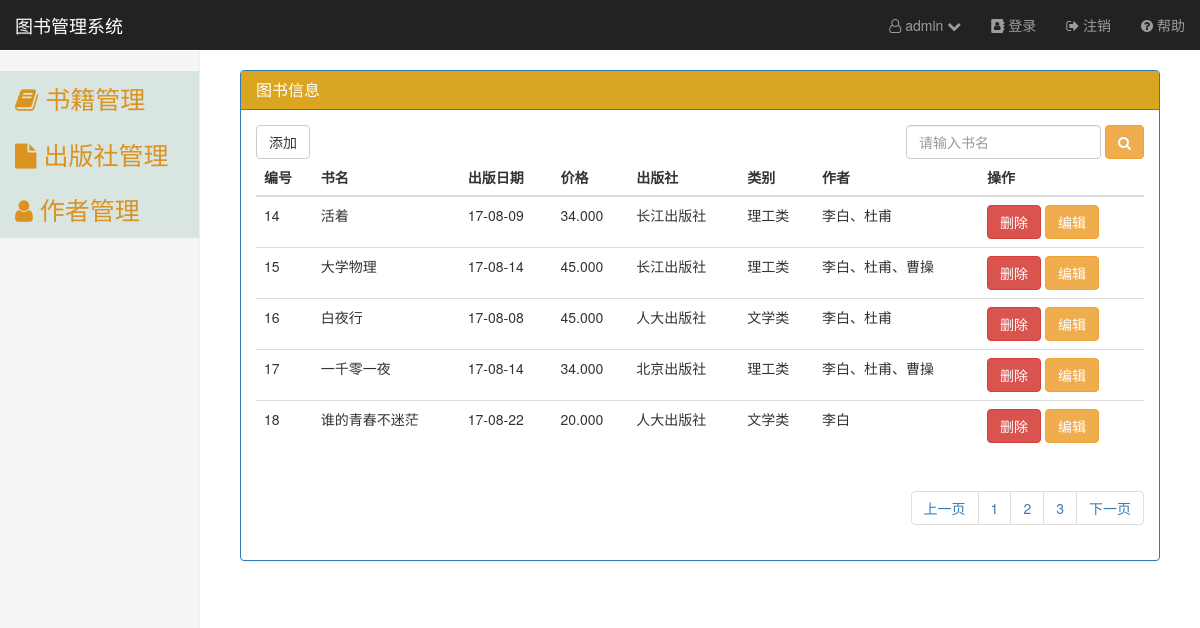
Page /?page=2 (signed in) on the committed database.
### booksmanage/models.py (models this page shows, shortened)
class Book(models.Model):
    title=models.CharField(max_length=30)
    price=models.DecimalField(max_digits=6,decimal_places=3)
    pub_date=models.DateField(default='2017-01-01')
    publish=models.ForeignKey(Publisher,on_delete=models.CASCADE)
    catego=models.ManyToManyField('Category')
    auth=models.ManyToManyField(to='Author')

class Publisher(models.Model):
    name=models.CharField(max_length=40)
    city=models.CharField(max_length=40)

class Category(models.Model):
    name=models.CharField(max_length=40)
    def __str__(self):
        return self.name

class Author(models.Model):
    name=models.CharField(max_length=30)
    def __str__(self):
        return self.name

### booksmanage/views.py (the view)
    def wrapper(request,*args,**kwargs):
        next_path=request.path
        if request.user.is_authenticated():
            backresponse = func(request, *args, **kwargs)
            return backresponse
        else:
            return redirect('/login/?next=%s' %next_path)

### booksmanage/templatetags/mycustomtags.py (called while the page is built)
@register.filter
def traversal(value):
    ls=[]
    for i in value.all():
        ls.append(str(i))
    return '、'.join(ls)

### booksmanage/views.py (called while the page is built)
def authentication(func):
    def wrapper(request,*args,**kwargs):
        next_path=request.path
        if request.user.is_authenticated():
            backresponse = func(request, *args, **kwargs)
            return backresponse
        else:
            return redirect('/login/?next=%s' %next_path)
    return wrapper

@authentication
def index(request):
    book_all=models.Book.objects.all().order_by()
    books=Paginator(book_all,5,orphans=1)
    try:
        page=request.GET.get('page',1)
        book_list=books.page(int(page))
    except EmptyPage:
        book_list = books.page(books.num_pages)
    except PageNotAnInteger:
        book_list = books.page(1)
    dic={"book_all":book_all,"books":books,"page":page,"book_list":book_list}
    return render(request,'booksmanage/InfoManageSystem.html',dic)

### templates/booksmanage/InfoManageSystem.html (shortened to what this page needs)
<!DOCTYPE html>
{% load static %}
{% load mycustomtags %}
<html lang="zh-CN"><head><meta http-equiv="Content-Type" content="text/html; charset=UTF-8">
    <link href="{% static 'asset/bootstrap.min.css' %}" rel="stylesheet">
    <link href="{% static 'asset/ie10-viewport-bug-workaround.css' %}" rel="stylesheet">
    <link href="{% static 'asset/dashboard.css' %}" rel="stylesheet">
    <link href="https://cdn.bootcss.com/font-awesome/4.7.0/css/font-awesome.min.css" rel="stylesheet">
    <link href="{% static 'mycss.css' %}" rel="stylesheet">
  </head>
  <body>
    <nav class="navbar navbar-inverse navbar-fixed-top">
      <div class="container-fluid">
        <div class="navbar-header">
          <a class="navbar-brand" href="http://v3.bootcss.com/examples/dashboard/#">图书管理系统</a>
        </div>
        <div id="navbar" class="navbar-collapse collapse">
          <ul class="nav navbar-nav navbar-right">
            <li>
                <a href="#" id="user-info"><i class="fa fa-user-o" aria-hidden="true"></i> {{ request.user }} <i class="fa fa-chevron-down" aria-hidden="true"></i></a>
            </li>
            <li><a href="/login/"><i class="fa fa-address-book" aria-hidden="true"></i> 登录</a></li>
            <li><a href="/logout/"><i class="fa fa-sign-out" aria-hidden="true"></i> 注销</a></li>
            <li><a href="#"><i class="fa fa-question-circle" aria-hidden="true"></i> 帮助</a></li>
          </ul>
        </div>
      </div>
    </nav>
    <div class="container-fluid">
      <div class="row">
        <div class="col-sm-3 col-md-2 sidebar">
          <div class="my-d-menu" data-toggle="collapse" data-target="#menu1">
            <a class="my-menu"> <i class="fa fa-book" aria-hidden="true"></i> 书籍管理</a>
          </div>
          <div class="my-d-menu" data-toggle="collapse" data-target="#menu2">
            <a class="my-menu"><i class="fa fa-file" aria-hidden="true"></i> 出版社管理</a>
          </div>
          <div class="my-d-menu" data-toggle="collapse" data-target="#menu3">
            <a class="my-menu"><i class="fa fa-user" aria-hidden="true"></i> 作者管理</a>
          </div>
        </div>
        <div class="col-sm-9 col-sm-offset-3 col-md-10 col-md-offset-2 main">
        <div class="panel panel-primary">
      <div class="panel-heading" style="background-color:goldenrod">
        <h3 class="panel-title">图书信息</h3>
      </div>
      <div class="panel-body">
        <div class="row">
        <div class="my-btn col-md-4">
            <a href="/addbook/" class="btn btn-default">添加</a>
        </div>
        <div class="my-search-box col-md-4 col-md-offset-4">
          <form class="form-inline pull-right" action="/searchbook/" method="get">
            <div class="form-group">
              <input type="text" class="form-control" id="my-search" placeholder="请输入书名" name="mysearch" value="">
            </div>
            <button type="submit" class="btn btn-warning">
                <i class="fa fa-search" aria-hidden="true"></i>
            </button>
          </form>
        </div>
        </div>
        <table class="table">
                <thead>
                <tr>
                    <th>编号</th>
                    <th>书名</th>
                    <th>出版日期</th>
                    <th>价格</th>
                    <th>出版社</th>
                    <th>类别</th>
                    <th>作者</th>
                    <th>操作</th>
                </tr>
                </thead>
                <tbody>
                {% for bk_record  in book_list %}
                    <tr>
                    <td>{{ bk_record.id }}</td>
                    <td>{{ bk_record.title }}</td>
                    <td>{{ bk_record.pub_date|date:'y-m-d' }}</td>
                    <td>{{ bk_record.price }}</td>
                    <td>{{ bk_record.publish.name }}</td>
                    <td>{{ bk_record.catego|traversal }}</td>
                    <td>{{ bk_record.auth|traversal }}</td>
                    <td>
                            <button class="btn btn-danger del-btn">删除</button>
                            <button class="btn btn-warning edit-btn" data-toggle="modal" data-target="#myModal" data-bookid="{{ bk_record.id }}">编辑</button>
                    </td>
                    </tr>
                {% endfor %}
                </tbody>
            </table>
        <div class="row">
          <div class="col-md-4 col-md-offset-8">
            <nav aria-label="Page navigation">
              <ul class="pagination pull-right">
                    {% if book_list.has_previous %}
                        <li><a href="/?page={{ book_list.previous_page_number }}">上一页</a></li>
                        {% else %}
                        <li class="previous disabled"><a href="#">上一页</a></li>
                    {% endif %}
                  {% for i in books.page_range %}
                      <li><a href="/?page={{ i }}">{{ i }}</a></li>
                  {% endfor %}
                {% if book_list.has_next %}
                        <li><a href="/?page={{ book_list.next_page_number }}">下一页</a></li>
                        {% else %}
                        <li class="next disabled"><a href="#" >下一页</a></li>
                    {% endif %}
              </ul>
            </nav>
          </div>
        </div>
      </div>
    </div>
        </div>
      </div>
    </div>
</body>
</html>

### booksmanage/static/asset/dashboard.css (style rules this page uses)
body { padding-top: 50px; }
.navbar-fixed-top { border: 0; }
.sidebar { display: none; }
@media (min-width: 768px) { .sidebar { position: fixed; top: 51px; bottom: 0; left: 0; z-index: 1000; display: block; padding: 20px; overflow-x: hidden; overflow-y: auto; background-color: #f5f5f5; border-right: 1px solid #eee; } }
.main { padding: 20px; }
@media (min-width: 768px) { .main { padding-right: 40px; padding-left: 40px; } }

### booksmanage/static/mycss.css (style rules this page uses)
a.my-menu { text-decoration: none; }
.my-d-menu { margin-right: -20px; margin-left: -20px; }
.my-menu { display: inline-block; width: 100%; background-color:#D9E5E0; color:#DA9320; margin-right: 0; font-size: 25px; padding: 10px 15px; }

### templates/booksmanage/InfoManageSystem.html (style rules this page uses)
.user-menu ul,li>a { list-style: none; color: black; }

### rows in the picture
Book: id "14", title "活着", pub_date "17-08-09", price "34.000", publish.name "长江出版社", catego|traversal "理工类", auth|traversal "李白、杜甫"
Book: id "15", title "大学物理", pub_date "17-08-14", price "45.000", publish.name "长江出版社", catego|traversal "理工类", auth|traversal "李白、杜甫、曹操"
Book: id "16", title "白夜行", pub_date "17-08-08", price "45.000", publish.name "人大出版社", catego|traversal "文学类", auth|traversal "李白、杜甫"
Book: id "17", title "一千零一夜", pub_date "17-08-14", price "34.000", publish.name "北京出版社", catego|traversal "理工类", auth|traversal "李白、杜甫、曹操"
Book: id "18", title "谁的青春不迷茫", pub_date "17-08-22", price "20.000", publish.name "人大出版社", catego|traversal "文学类", auth|traversal "李白"

### other values in the picture
{{ request.user }} "admin"
{{ i }} "1" "2" "3"
